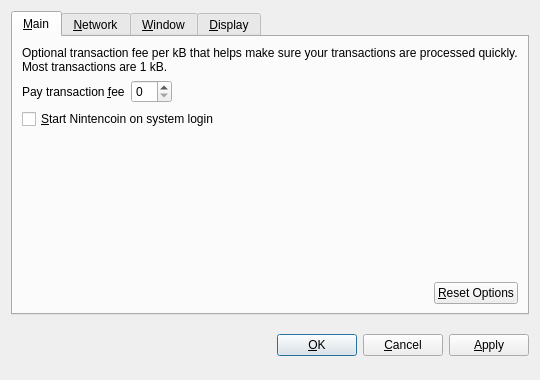
<?xml version="1.0" encoding="UTF-8"?>
<ui version="4.0">
 <class>OptionsDialog</class>
 <widget class="QDialog" name="OptionsDialog">
  <property name="geometry">
   <rect>
    <x>0</x>
    <y>0</y>
    <width>540</width>
    <height>380</height>
   </rect>
  </property>
  <property name="windowTitle">
   <string>Options</string>
  </property>
  <property name="modal">
   <bool>true</bool>
  </property>
  <layout class="QVBoxLayout" name="verticalLayout">
   <item>
    <widget class="QTabWidget" name="tabWidget">
     <property name="tabPosition">
      <enum>QTabWidget::North</enum>
     </property>
     <property name="currentIndex">
      <number>0</number>
     </property>
     <widget class="QWidget" name="tabMain">
      <attribute name="title">
       <string>&amp;Main</string>
      </attribute>
      <layout class="QVBoxLayout" name="verticalLayout_Main">
       <item>
        <widget class="QLabel" name="transactionFeeInfoLabel">
         <property name="text">
          <string>Optional transaction fee per kB that helps make sure your transactions are processed quickly. Most transactions are 1 kB.</string>
         </property>
         <property name="textFormat">
          <enum>Qt::PlainText</enum>
         </property>
         <property name="wordWrap">
          <bool>true</bool>
         </property>
        </widget>
       </item>
       <item>
        <layout class="QHBoxLayout" name="horizontalLayout_1_Main">
         <item>
          <widget class="QLabel" name="transactionFeeLabel">
           <property name="text">
            <string>Pay transaction &amp;fee</string>
           </property>
           <property name="textFormat">
            <enum>Qt::PlainText</enum>
           </property>
           <property name="buddy">
            <cstring>transactionFee</cstring>
           </property>
          </widget>
         </item>
         <item>
          <widget class="BitcoinAmountField" name="transactionFee"/>
         </item>
         <item>
          <spacer name="horizontalSpacer_1_Main">
           <property name="orientation">
            <enum>Qt::Horizontal</enum>
           </property>
           <property name="sizeHint" stdset="0">
            <size>
             <width>40</width>
             <height>20</height>
            </size>
           </property>
          </spacer>
         </item>
        </layout>
       </item>
       <item>
        <widget class="QCheckBox" name="bitcoinAtStartup">
         <property name="toolTip">
          <string>Automatically start Nintencoin after logging in to the system.</string>
         </property>
         <property name="text">
          <string>&amp;Start Nintencoin on system login</string>
         </property>
        </widget>
       </item>
       <item>
        <spacer name="verticalSpacer_Main">
         <property name="orientation">
          <enum>Qt::Vertical</enum>
         </property>
         <property name="sizeHint" stdset="0">
          <size>
           <width>20</width>
           <height>40</height>
          </size>
         </property>
        </spacer>
       </item>
       <item>
        <layout class="QHBoxLayout" name="horizontalLayout_2_Main">
         <item>
          <spacer name="horizontalSpacer_2_Main">
           <property name="orientation">
            <enum>Qt::Horizontal</enum>
           </property>
           <property name="sizeHint" stdset="0">
            <size>
             <width>40</width>
             <height>20</height>
            </size>
           </property>
          </spacer>
         </item>
         <item>
          <widget class="QPushButton" name="resetButton">
           <property name="toolTip">
            <string>Reset all client options to default.</string>
           </property>
           <property name="text">
            <string>&amp;Reset Options</string>
           </property>
           <property name="autoDefault">
            <bool>false</bool>
           </property>
          </widget>
         </item>
        </layout>
       </item>
      </layout>
     </widget>
     <widget class="QWidget" name="tabNetwork">
      <attribute name="title">
       <string>&amp;Network</string>
      </attribute>
      <layout class="QVBoxLayout" name="verticalLayout_Network">
       <item>
        <widget class="QCheckBox" name="mapPortUpnp">
         <property name="toolTip">
          <string>Automatically open the Nintencoin client port on the router. This only works when your router supports UPnP and it is enabled.</string>
         </property>
         <property name="text">
          <string>Map port using &amp;UPnP</string>
         </property>
        </widget>
       </item>
       <item>
        <widget class="QCheckBox" name="connectSocks">
         <property name="toolTip">
          <string>Connect to the Nintencoin network through a SOCKS proxy (e.g. when connecting through Tor).</string>
         </property>
         <property name="text">
          <string>&amp;Connect through SOCKS proxy:</string>
         </property>
        </widget>
       </item>
       <item>
        <layout class="QHBoxLayout" name="horizontalLayout_Network">
         <item>
          <widget class="QLabel" name="proxyIpLabel">
           <property name="text">
            <string>Proxy &amp;IP:</string>
           </property>
           <property name="textFormat">
            <enum>Qt::PlainText</enum>
           </property>
           <property name="buddy">
            <cstring>proxyIp</cstring>
           </property>
          </widget>
         </item>
         <item>
          <widget class="QValidatedLineEdit" name="proxyIp">
           <property name="maximumSize">
            <size>
             <width>140</width>
             <height>16777215</height>
            </size>
           </property>
           <property name="toolTip">
            <string>IP address of the proxy (e.g. 127.0.0.1)</string>
           </property>
          </widget>
         </item>
         <item>
          <widget class="QLabel" name="proxyPortLabel">
           <property name="text">
            <string>&amp;Port:</string>
           </property>
           <property name="textFormat">
            <enum>Qt::PlainText</enum>
           </property>
           <property name="buddy">
            <cstring>proxyPort</cstring>
           </property>
          </widget>
         </item>
         <item>
          <widget class="QLineEdit" name="proxyPort">
           <property name="maximumSize">
            <size>
             <width>55</width>
             <height>16777215</height>
            </size>
           </property>
           <property name="toolTip">
            <string>Port of the proxy (e.g. 9050)</string>
           </property>
          </widget>
         </item>
         <item>
          <widget class="QLabel" name="socksVersionLabel">
           <property name="text">
            <string>SOCKS &amp;Version:</string>
           </property>
           <property name="textFormat">
            <enum>Qt::PlainText</enum>
           </property>
           <property name="buddy">
            <cstring>socksVersion</cstring>
           </property>
          </widget>
         </item>
         <item>
          <widget class="QValueComboBox" name="socksVersion">
           <property name="toolTip">
            <string>SOCKS version of the proxy (e.g. 5)</string>
           </property>
          </widget>
         </item>
         <item>
          <spacer name="horizontalSpacer_Network">
           <property name="orientation">
            <enum>Qt::Horizontal</enum>
           </property>
           <property name="sizeHint" stdset="0">
            <size>
             <width>40</width>
             <height>20</height>
            </size>
           </property>
          </spacer>
         </item>
        </layout>
       </item>
       <item>
        <spacer name="verticalSpacer_Network">
         <property name="orientation">
          <enum>Qt::Vertical</enum>
         </property>
         <property name="sizeHint" stdset="0">
          <size>
           <width>20</width>
           <height>40</height>
          </size>
         </property>
        </spacer>
       </item>
      </layout>
     </widget>
     <widget class="QWidget" name="tabWindow">
      <attribute name="title">
       <string>&amp;Window</string>
      </attribute>
      <layout class="QVBoxLayout" name="verticalLayout_Window">
       <item>
        <widget class="QCheckBox" name="minimizeToTray">
         <property name="toolTip">
          <string>Show only a tray icon after minimizing the window.</string>
         </property>
         <property name="text">
          <string>&amp;Minimize to the tray instead of the taskbar</string>
         </property>
        </widget>
       </item>
       <item>
        <widget class="QCheckBox" name="minimizeOnClose">
         <property name="toolTip">
          <string>Minimize instead of exit the application when the window is closed. When this option is enabled, the application will be closed only after selecting Quit in the menu.</string>
         </property>
         <property name="text">
          <string>M&amp;inimize on close</string>
         </property>
        </widget>
       </item>
       <item>
        <spacer name="verticalSpacer_Window">
         <property name="orientation">
          <enum>Qt::Vertical</enum>
         </property>
         <property name="sizeHint" stdset="0">
          <size>
           <width>20</width>
           <height>40</height>
          </size>
         </property>
        </spacer>
       </item>
      </layout>
     </widget>
     <widget class="QWidget" name="tabDisplay">
      <attribute name="title">
       <string>&amp;Display</string>
      </attribute>
      <layout class="QVBoxLayout" name="verticalLayout_Display">
       <item>
        <layout class="QHBoxLayout" name="horizontalLayout_1_Display">
         <item>
          <widget class="QLabel" name="langLabel">
           <property name="text">
            <string>User Interface &amp;language:</string>
           </property>
           <property name="textFormat">
            <enum>Qt::PlainText</enum>
           </property>
           <property name="buddy">
            <cstring>lang</cstring>
           </property>
          </widget>
         </item>
         <item>
          <widget class="QValueComboBox" name="lang">
           <property name="toolTip">
            <string>The user interface language can be set here. This setting will take effect after restarting Nintencoin.</string>
           </property>
          </widget>
         </item>
        </layout>
       </item>
       <item>
        <layout class="QHBoxLayout" name="horizontalLayout_2_Display">
         <item>
          <widget class="QLabel" name="unitLabel">
           <property name="text">
            <string>&amp;Unit to show amounts in:</string>
           </property>
           <property name="textFormat">
            <enum>Qt::PlainText</enum>
           </property>
           <property name="buddy">
            <cstring>unit</cstring>
           </property>
          </widget>
         </item>
         <item>
          <widget class="QValueComboBox" name="unit">
           <property name="toolTip">
            <string>Choose the default subdivision unit to show in the interface and when sending coins.</string>
           </property>
          </widget>
         </item>
        </layout>
       </item>
       <item>
        <widget class="QCheckBox" name="displayAddresses">
         <property name="toolTip">
          <string>Whether to show Nintencoin addresses in the transaction list or not.</string>
         </property>
         <property name="text">
          <string>&amp;Display addresses in transaction list</string>
         </property>
        </widget>
       </item>
       <item>
        <widget class="QCheckBox" name="coinControlFeatures">
         <property name="toolTip">
          <string>Whether to show coin control features or not.</string>
         </property>
         <property name="text">
          <string>Display coin &amp;control features (experts only!)</string>
         </property>
        </widget>
       </item>
       <item>
        <spacer name="verticalSpacer_Display">
         <property name="orientation">
          <enum>Qt::Vertical</enum>
         </property>
         <property name="sizeHint" stdset="0">
          <size>
           <width>20</width>
           <height>40</height>
          </size>
         </property>
        </spacer>
       </item>
      </layout>
     </widget>
    </widget>
   </item>
   <item>
    <layout class="QHBoxLayout" name="horizontalLayout_Buttons">
     <item>
      <spacer name="horizontalSpacer_1">
       <property name="orientation">
        <enum>Qt::Horizontal</enum>
       </property>
       <property name="sizeHint" stdset="0">
        <size>
         <width>40</width>
         <height>48</height>
        </size>
       </property>
      </spacer>
     </item>
     <item>
      <widget class="QLabel" name="statusLabel">
       <property name="font">
        <font>
         <weight>75</weight>
         <bold>true</bold>
        </font>
       </property>
       <property name="text">
        <string/>
       </property>
       <property name="textFormat">
        <enum>Qt::PlainText</enum>
       </property>
       <property name="wordWrap">
        <bool>true</bool>
       </property>
      </widget>
     </item>
     <item>
      <spacer name="horizontalSpacer_2">
       <property name="orientation">
        <enum>Qt::Horizontal</enum>
       </property>
       <property name="sizeHint" stdset="0">
        <size>
         <width>40</width>
         <height>48</height>
        </size>
       </property>
      </spacer>
     </item>
     <item>
      <widget class="QPushButton" name="okButton">
       <property name="text">
        <string>&amp;OK</string>
       </property>
      </widget>
     </item>
     <item>
      <widget class="QPushButton" name="cancelButton">
       <property name="text">
        <string>&amp;Cancel</string>
       </property>
       <property name="autoDefault">
        <bool>false</bool>
       </property>
      </widget>
     </item>
     <item>
      <widget class="QPushButton" name="applyButton">
       <property name="text">
        <string>&amp;Apply</string>
       </property>
       <property name="autoDefault">
        <bool>false</bool>
       </property>
      </widget>
     </item>
    </layout>
   </item>
  </layout>
 </widget>
 <customwidgets>
  <customwidget>
   <class>BitcoinAmountField</class>
   <extends>QSpinBox</extends>
   <header>bitcoinamountfield.h</header>
  </customwidget>
  <customwidget>
   <class>QValueComboBox</class>
   <extends>QComboBox</extends>
   <header>qvaluecombobox.h</header>
  </customwidget>
  <customwidget>
   <class>QValidatedLineEdit</class>
   <extends>QLineEdit</extends>
   <header>qvalidatedlineedit.h</header>
  </customwidget>
 </customwidgets>
 <resources/>
 <connections/>
</ui>
